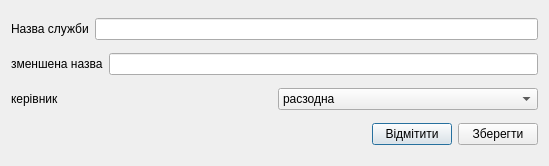
<?xml version="1.0" encoding="UTF-8"?>
<ui version="4.0">
 <class>add_service</class>
 <widget class="QDialog" name="add_service">
  <property name="geometry">
   <rect>
    <x>0</x>
    <y>0</y>
    <width>549</width>
    <height>166</height>
   </rect>
  </property>
  <property name="windowTitle">
   <string>Dialog</string>
  </property>
  <layout class="QHBoxLayout" name="horizontalLayout_5">
   <item>
    <layout class="QVBoxLayout" name="verticalLayout">
     <item>
      <layout class="QHBoxLayout" name="horizontalLayout">
       <item>
        <widget class="QLabel" name="label">
         <property name="text">
          <string>Назва служби</string>
         </property>
        </widget>
       </item>
       <item>
        <widget class="QLineEdit" name="le_name"/>
       </item>
      </layout>
     </item>
     <item>
      <layout class="QHBoxLayout" name="horizontalLayout_2">
       <item>
        <widget class="QLabel" name="label_2">
         <property name="text">
          <string>зменшена назва</string>
         </property>
        </widget>
       </item>
       <item>
        <widget class="QLineEdit" name="le_red_name"/>
       </item>
      </layout>
     </item>
     <item>
      <layout class="QHBoxLayout" name="horizontalLayout_3">
       <item>
        <widget class="QLabel" name="label_3">
         <property name="text">
          <string>керівник</string>
         </property>
        </widget>
       </item>
       <item>
        <widget class="QComboBox" name="cb_supervisor">
         <property name="currentText">
          <string>расзодна</string>
         </property>
         <property name="currentIndex">
          <number>0</number>
         </property>
         <item>
          <property name="text">
           <string>расзодна</string>
          </property>
         </item>
         <item>
          <property name="text">
           <string>призодна</string>
          </property>
         </item>
        </widget>
       </item>
      </layout>
     </item>
     <item>
      <layout class="QHBoxLayout" name="horizontalLayout_4">
       <item>
        <spacer name="horizontalSpacer">
         <property name="orientation">
          <enum>Qt::Horizontal</enum>
         </property>
         <property name="sizeHint" stdset="0">
          <size>
           <width>40</width>
           <height>20</height>
          </size>
         </property>
        </spacer>
       </item>
       <item>
        <widget class="QPushButton" name="cancel">
         <property name="text">
          <string>Відмітити</string>
         </property>
        </widget>
       </item>
       <item>
        <widget class="QPushButton" name="save">
         <property name="text">
          <string>Зберегти</string>
         </property>
        </widget>
       </item>
      </layout>
     </item>
    </layout>
   </item>
  </layout>
 </widget>
 <resources/>
 <connections/>
</ui>
